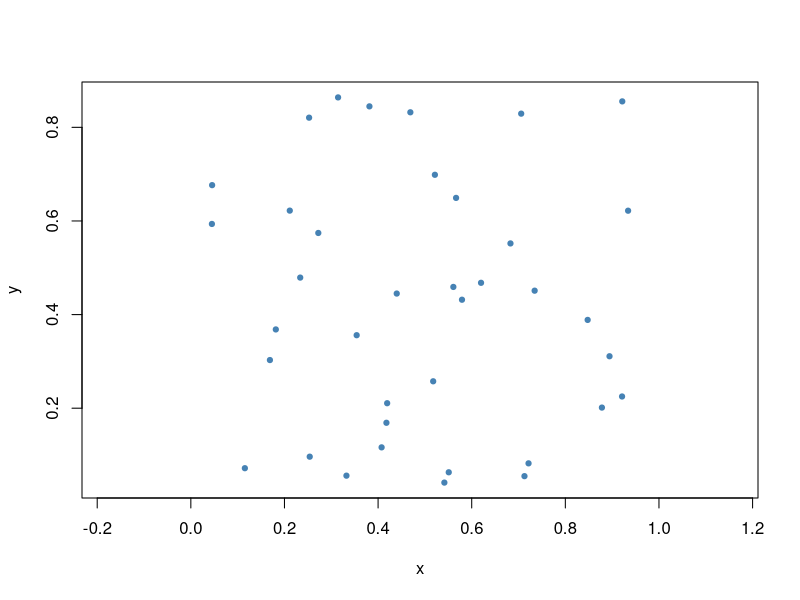

The R source for this figure:
# StatAtlas · Parte VIII unificata · variogrammi
# Snapshot dei punti modificati sulla mappa. Coordinate normalizzate, non geografiche.
d <- data.frame(
  x = c(
    0.6827795932069421, 0.1689287610445172, 0.5509394891653211, 0.4689321105740965, 0.2723010844644159, 0.04545859627425670,
    0.2526350432075560, 0.1815284214913845, 0.5415881438273937, 0.3323985307104885, 0.3542333838436753, 0.2539576778374613,
    0.4193861516285687, 0.4178182986099273, 0.04499975547194481, 0.8781293170992286, 0.7126924201566727, 0.5792264589574189,
    0.2336516994144768, 0.7344374129176140, 0.3815056578814983, 0.4398295227624476, 0.1154002866987139, 0.8943598232138903,
    0.5176863444782793, 0.9340650239400566, 0.9216076325625182, 0.5213290626276285, 0.7213913143053652, 0.9211694806721062,
    0.3145410623587668, 0.5607897102832795, 0.4075108408648521, 0.6199226535297930, 0.5665881824214012, 0.8476756048575045,
    0.7056883676256985, 0.2113550627417863
  ),
  y = c(
    0.5520080654136837, 0.3028654417395591, 0.06312065835110843, 0.8321298302896322, 0.5743418303132057, 0.6765166646894069,
    0.8206498652789742, 0.3682645696215331, 0.04110180467367172, 0.05590620546601713, 0.3559636959619820, 0.09645932149142028,
    0.2106712030060590, 0.1688743872381747, 0.5935997104085983, 0.2013337612338364, 0.05486463286913931, 0.4317529541254044,
    0.4790240996796638, 0.4510829374939203, 0.8447961322311313, 0.4449258344154805, 0.07184975914657116, 0.3110009934287518,
    0.2574847109429538, 0.6219105811044574, 0.8554456605762244, 0.6986423835530877, 0.08222461795434356, 0.2250457484647632,
    0.8639268547203393, 0.4590673458483070, 0.1163646279741079, 0.4678873906750232, 0.6492531578149647, 0.3886220281664282,
    0.8292293080314994, 0.6220822724048048
  ),
  z = c(
    0.007723839179605410, -0.1077909836159475, -0.05890424276907207, 0.09088845138356005, 0.6987362854647864, -0.01134184341190997,
    1.334139460018990, -0.09922616309546896, -0.03009049706463338, -0.04756231950094886, -0.04118003591488394, -0.07305885740298211,
    -0.03922463725658659, -0.03523060838550666, -0.1413381703748259, -0.7930703549856157, -0.2706828562759303, -0.1498277442307077,
    0.03089736800520995, -0.3760695763079601, 0.3926643658142226, -0.01734149497138077, -0.1392028994877872, -0.6473868418000133,
    -0.2056672536375556, 0.1891121312430786, 0.1730943293147989, 0.05440486113156720, -0.4727565687111518, -0.4110405549547253,
    0.5949957095379922, -0.06577178073952308, -0.03094224462387889, -0.1276818967572444, 0.02697846825098679, -0.5913106127313534,
    0.05937071203080177, 1.250248802116674
  ),
  X = c(
    0.000000000000000, 0.000000000000000, 0.000000000000000, 0.000000000000000, 0.000000000000000, 0.000000000000000,
    0.000000000000000, 0.000000000000000, 0.000000000000000, 0.000000000000000, 0.000000000000000, 0.000000000000000,
    0.000000000000000, 0.000000000000000, 0.000000000000000, 0.000000000000000, 0.000000000000000, 0.000000000000000,
    0.000000000000000, 0.000000000000000, 0.000000000000000, 0.000000000000000, 0.000000000000000, 0.000000000000000,
    0.000000000000000, 0.000000000000000, 0.000000000000000, 0.000000000000000, 0.000000000000000, 0.000000000000000,
    0.000000000000000, 0.000000000000000, 0.000000000000000, 0.000000000000000, 0.000000000000000, 0.000000000000000,
    0.000000000000000, 0.000000000000000
  )
)
plot(d$x,d$y,asp=1,pch=19,cex=.7,col="steelblue",xlab="x",ylab="y")
p <- 8L
distPairs <- as.vector(dist(as.matrix(d[,c("x","y")])))
sqDiff <- as.vector(dist(d$z))^2/2
# Classi di distanza: [a,b), ultima chiusa in r=1 (coerenti con JS).
binIndex <- ifelse(distPairs <= 1, pmin(p, floor(distPairs*p)+1L), NA_integer_)
bin <- factor(binIndex, levels=seq_len(p))
print(data.frame(classe=levels(bin),semivarianza=as.numeric(tapply(sqDiff,bin,mean)),coppie=as.numeric(table(bin))))
# La mappa dell’app usa IDW: non va confusa con il variogramma.
